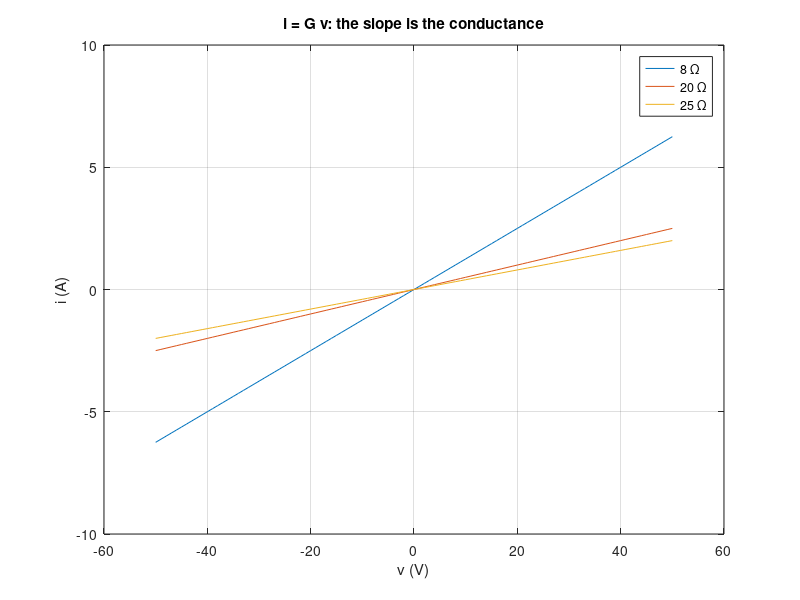

Reproduce this figure in MATLAB.
% Circuits 1 — Ohm's Law
%title: Ohm's Law and the Power of a Resistor
%ar-title: قانون أوم وقدرة المقاومة
%lesson: c1-elements-2
%course: circuits-1

%% Example 2.3, the four circuits
%ar: مثال 2.3: (a) 1 A في 8 Ω، (b) 50 V على 0.2 S، (c) 1 A في 20 Ω والجهد ارتفاع، (d) 50 V على 25 Ω والتيار في اتجاه الارتفاع.
va = 1 * 8;      pa = va^2 / 8;
ib = 50 * 0.2;   pb = 50^2 * 0.2;
vc = -(1 * 20);  pc = vc^2 / 20;
id = -50 / 25;   pd = id^2 * 25;
fprintf('(a) va = %g V, p = %g W\n(b) ib = %g A, p = %g W\n(c) vc = %g V, p = %g W\n(d) id = %g A, p = %g W\n', va, pa, ib, pb, vc, pc, id, pd)

%% Three ways to the same power
%ar: كما في المحاضرة: p = vi و p = i²R و p = v²/R تعطي نفس القيمة، وهي موجبة دائمًا للمقاومة.
R = 8; i = 1; v = i * R;
fprintf('vi = %g, i^2 R = %g, v^2/R = %g W\n', v*i, i^2*R, v^2/R)

%%! Project idea: the i-v line of a resistor
%ar: مشروع: نرسم i مقابل v لمقاومات مختلفة: خطوط مستقيمة ميلها الموصلية G = 1/R.
v = linspace(-50, 50, 101);
plot(v, v/8, v, v/20, v, v/25); grid on
xlabel('v (V)'); ylabel('i (A)'); legend('8 \Omega', '20 \Omega', '25 \Omega'); title('i = G v: the slope is the conductance')
